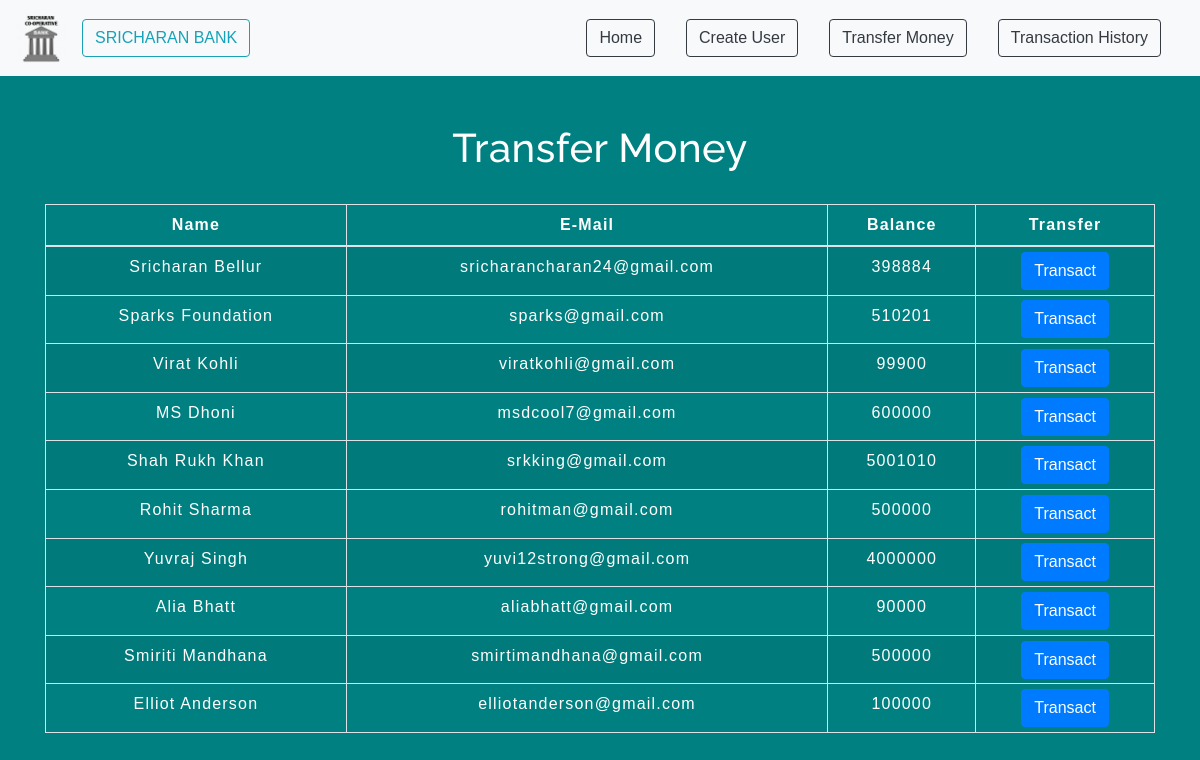
The app's page /transfermoney.php with its own data.
### tables this page shows
CREATE TABLE `users` (
  `id` int(3) NOT NULL,
  `name` text NOT NULL,
  `email` varchar(30) NOT NULL,
  `balance` int(8) NOT NULL
);

### transfermoney.php (the view, shortened to what this page needs)
<!DOCTYPE html>
<html lang="en">
<head>
    <link rel="stylesheet" href="https://maxcdn.bootstrapcdn.com/bootstrap/4.0.0/css/bootstrap.min.css">
    <link rel="stylesheet" type="text/css" href="css/table.css">
    <link rel="stylesheet" type="text/css" href="css/navbar.css">
</head>
<body style="background-color:teal;">
<?php
    include 'config.php';
    $sql = "SELECT * FROM users";
    $result = mysqli_query($conn,$sql);
?>
<?php
  include 'navbar.php';
?>
<div class="container">
        <h2 class="text-center pt-4"style="color:white;">Transfer Money</h2>
        <br>
            <div class="row">
                <div class="col">
                    <div class="table-responsive-sm">
                    <table class="table table-hover table-sm table-striped table-condensed table-bordered">
                        <thead>
                            <tr>
                            <th scope="col" class="text-center py-2"style="color:white;">Name</th>
                            <th scope="col" class="text-center py-2"style="color:white;">E-Mail</th>
                            <th scope="col" class="text-center py-2"style="color:white;">Balance</th>
                            <th scope="col" class="text-center py-2"style="color:white;">Transfer</th>
                            </tr>
                        </thead>
                        <tbody>
                <?php
                    while($rows=mysqli_fetch_assoc($result)){
                ?>
                    <tr>
                        <td class="py-2"style="color:white;"><?php echo $rows['name']?></td>
                        <td class="py-2"style="color:white;"><?php echo $rows['email']?></td>
                        <td class="py-2"style="color:white;"><?php echo $rows['balance']?></td>
                        <td><a href="selecteduserdetail.php?id= <?php echo $rows['id'] ;?>"> <button type="button" class="btn btn-primary">Transact</button></a></td>
                    </tr>
                <?php
                    }
                ?>
                        </tbody>
                    </table>
                    </div>
                </div>
            </div>
         </div>
</body>
</html>

### css/table.css (style rules this page uses)
* { padding: 0; margin: 0; box-sizing: border-box; font-family: sans-serif; color:white; }
h2 { font-size: 40px; color:white; }
table { letter-spacing: 1.2px; color:white; }
td { text-align: center; color:white; }
button { border:none; background: #d9d9d9; transition: 3s; }
* { box-sizing: border-box; }

### css/navbar.css (style rules this page uses)
h2 { color: #4C4B4B; letter-spacing: 0.5px; font-family: raleway; }

### transfermoney.php (style rules this page uses)
button { transition: 2.5s; }

### records on screen
users: name "Sricharan Bellur", email "sricharancharan24@gmail.com", balance "398884"
users: name "Sparks Foundation", email "sparks@gmail.com", balance "510201"
users: name "Virat Kohli", email "viratkohli@gmail.com", balance "99900"
users: name "MS Dhoni", email "msdcool7@gmail.com", balance "600000"
users: name "Shah Rukh Khan", email "srkking@gmail.com", balance "5001010"
users: name "Rohit Sharma", email "rohitman@gmail.com", balance "500000"
users: name "Yuvraj Singh", email "yuvi12strong@gmail.com", balance "4000000"
users: name "Alia Bhatt", email "aliabhatt@gmail.com", balance "90000"
users: name "Smiriti Mandhana", email "smirtimandhana@gmail.com", balance "500000"
users: name "Elliot Anderson", email "elliotanderson@gmail.com", balance "100000"
